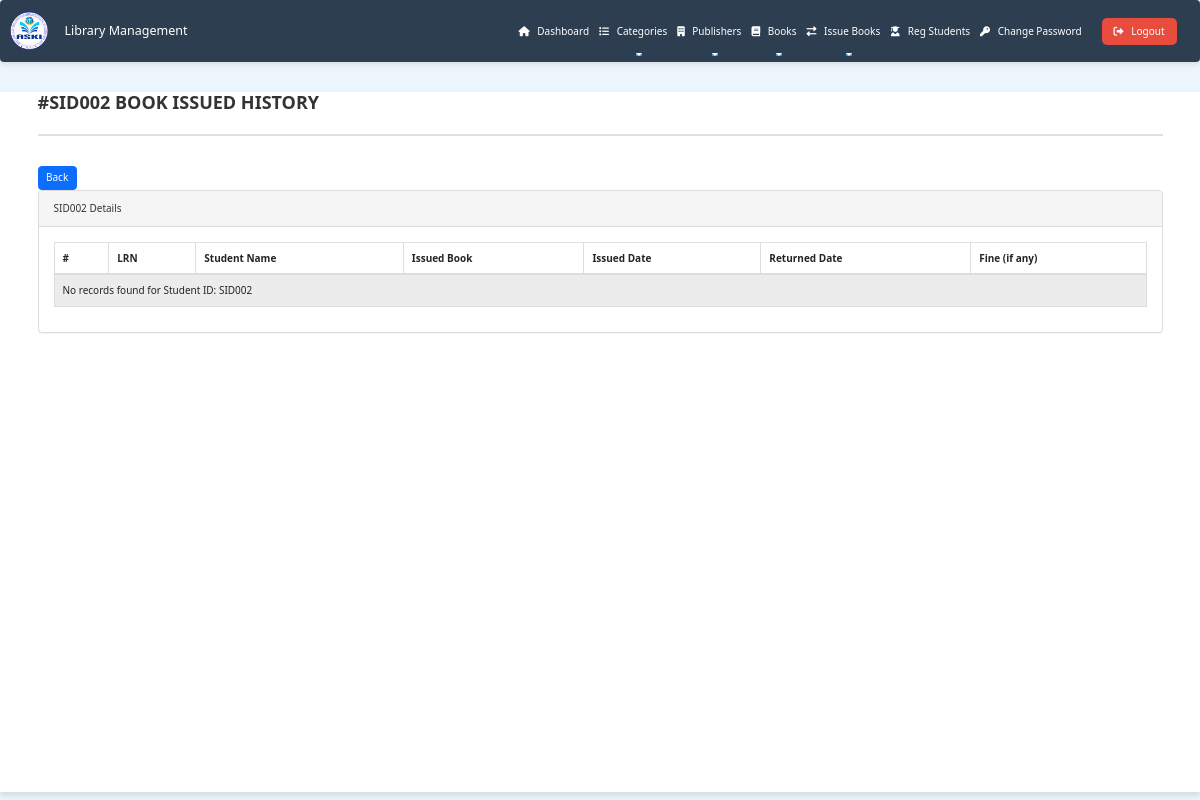
/admin/student-history.php?stdid=SID002 (signed in), run on an earlier commit of the app's database.
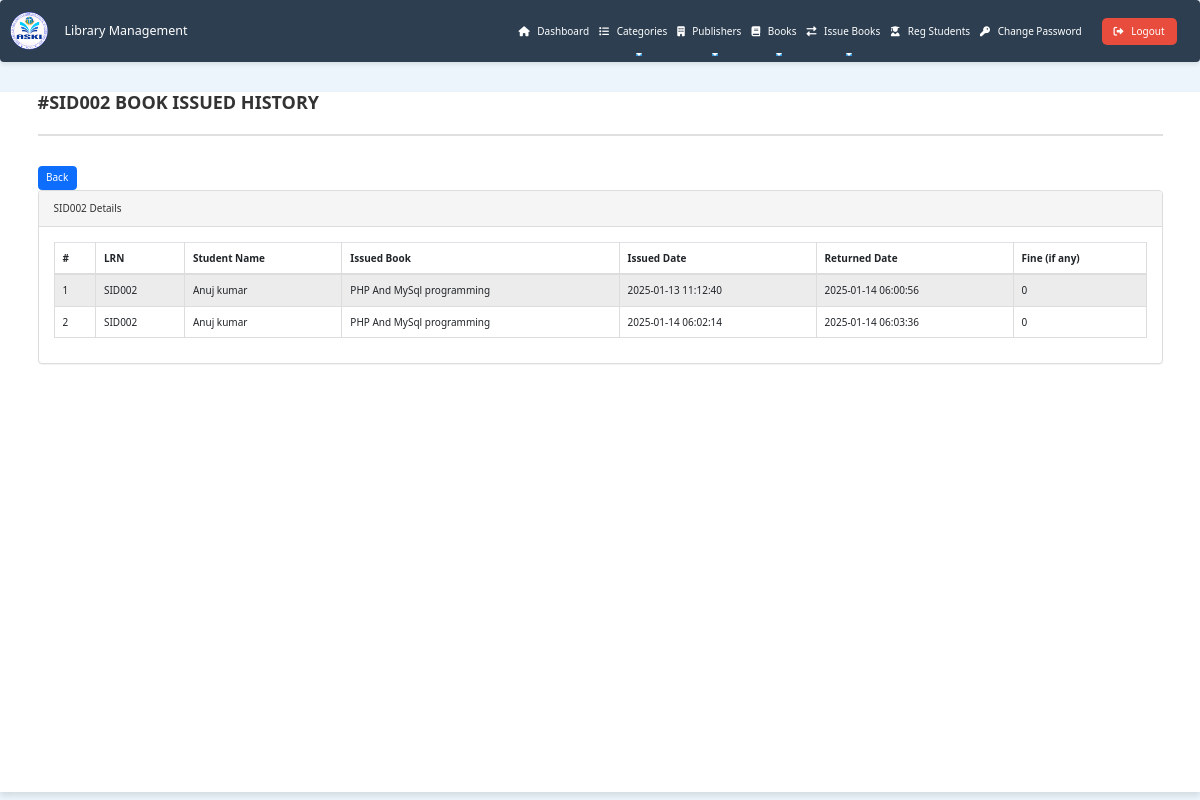
And on a later commit of the database.
### tables this page shows
CREATE TABLE `tblissuedbookdetails` (
  `id` int(11) NOT NULL,
  `BookId` int(11) DEFAULT NULL,
  `LRN` varchar(12) DEFAULT NULL,
  `IssuesDate` timestamp NULL DEFAULT current_timestamp(),
  `ReturnDate` timestamp NULL DEFAULT NULL ON UPDATE current_timestamp(),
  `ReturnStatus` tinyint(1) DEFAULT NULL,
  `fine` int(11) DEFAULT NULL,
  `remark` mediumtext NOT NULL
);

CREATE TABLE `tblstudents` (
  `id` int(11) NOT NULL,
  `LRN` varchar(100) NOT NULL,
  `Name` varchar(120) NOT NULL,
  `Address` varchar(255) DEFAULT NULL,
  `Department` varchar(100) DEFAULT NULL,
  `Grade_Level` varchar(50) DEFAULT NULL,
  `Section` varchar(50) DEFAULT NULL,
  `Strand` varchar(100) DEFAULT NULL,
  `Password` varchar(120) DEFAULT NULL,
  `Status` int(1) DEFAULT NULL,
  `RegDate` datetime DEFAULT current_timestamp(),
  `UpdationDate` datetime DEFAULT NULL ON UPDATE current_timestamp()
);

CREATE TABLE `tblbooks` (
  `id` int(11) NOT NULL,
  `BookName` varchar(255) DEFAULT NULL,
  `CatId` int(11) DEFAULT NULL,
  `PublisherID` int(11) DEFAULT NULL,
  `ISBNNumber` varchar(25) DEFAULT NULL,
  `bookImage` varchar(250) NOT NULL,
  `isIssued` int(1) DEFAULT NULL,
  `RegDate` timestamp NULL DEFAULT current_timestamp(),
  `UpdationDate` timestamp NULL DEFAULT NULL ON UPDATE current_timestamp(),
  `bookQty` int(11) DEFAULT NULL,
  `publisher` varchar(255) DEFAULT NULL,
  `copyrightDate` year(4) DEFAULT NULL,
  `edition` varchar(50) DEFAULT NULL,
  `coverType` varchar(50) DEFAULT NULL,
  `pages` int(11) DEFAULT NULL,
  `height` decimal(5,2) DEFAULT NULL COMMENT 'Height in cm',
  `shelfLocation` varchar(100) DEFAULT NULL,
  `notes` text DEFAULT NULL,
  `callNumber` varchar(100) DEFAULT NULL,
  `LRN` varchar(255) DEFAULT NULL
);

### admin/student-history.php (the view, shortened to what this page needs)
<?php
include('includes/config.php');
if (strlen($_SESSION['alogin']) == 0) {
    header('location:index.php');
    exit;
} else {
    $sid = $_GET['stdid'];
?>
<!DOCTYPE html>
<html xmlns="http://www.w3.org/1999/xhtml">
<head>
    <link href="assets/css/bootstrap.css" rel="stylesheet" />
    <link href="assets/css/font-awesome.css" rel="stylesheet" />
    <link href="assets/js/dataTables/dataTables.bootstrap.css" rel="stylesheet" />
    <link href="assets/css/style.css" rel="stylesheet" />
</head>
<body>
    <?php include('includes/header.php');?>
    <div class="content-wrapper">
        <div class="container">
            <div class="row pad-botm">
                <div class="col-md-12">
                    <h4 class="header-line">#<?php echo htmlentities($sid); ?> Book Issued History</h4>
                    <a href="javascript:history.back()" class="btn btn-primary">Back</a>
                </div>
            </div>
            <div class="row">
                <div class="col-md-12">
                    <div class="panel panel-default">
                        <div class="panel-heading">
                            <?php echo htmlentities($sid); ?> Details
                        </div>
                        <div class="panel-body">
                            <div class="table-responsive">
                                <table class="table table-striped table-bordered table-hover" id="issueHistory">
                                    <thead>
                                        <tr>
                                            <th>#</th>
                                            <th>LRN</th>
                                            <th>Student Name</th>
                                            <th>Issued Book</th>
                                            <th>Issued Date</th>
                                            <th>Returned Date</th>
                                            <th>Fine (if any)</th>
                                        </tr>
                                    </thead>
                                    <tbody>
<?php
$sql = "SELECT tblstudents.LRN, tblstudents.Name, tblbooks.BookName, tblissuedbookdetails.IssuesDate, tblissuedbookdetails.ReturnDate, tblissuedbookdetails.fine
        FROM tblissuedbookdetails
        JOIN tblstudents ON tblstudents.LRN = tblissuedbookdetails.LRN
        JOIN tblbooks ON tblbooks.id = tblissuedbookdetails.BookId
        WHERE tblstudents.LRN = :sid";
$query = $dbh->prepare($sql);
$query->bindParam(':sid', $sid, PDO::PARAM_STR);
$query->execute();
$results = $query->fetchAll(PDO::FETCH_OBJ);
$cnt = 1;
if ($query->rowCount() > 0) {
    foreach ($results as $result) {
?>
                                        <tr class="odd gradeX">
                                            <td class="center"><?php echo htmlentities($cnt); ?></td>
                                            <td class="center"><?php echo htmlentities($result->LRN); ?></td>
                                            <td class="center"><?php echo htmlentities($result->Name); ?></td>
                                            <td class="center"><?php echo htmlentities($result->BookName); ?></td>
                                            <td class="center"><?php echo htmlentities($result->IssuesDate); ?></td>
                                            <td class="center"><?php echo ($result->ReturnDate == '') ? "Not returned yet" : htmlentities($result->ReturnDate); ?></td>
                                            <td class="center"><?php echo ($result->ReturnDate == '') ? "Not returned yet" : htmlentities($result->fine); ?></td>
                                        </tr>
<?php
        $cnt++;
    }
} else {
    echo "<tr><td colspan='7' class='center'>No records found for Student ID: " . htmlentities($sid) . "</td></tr>";
}
?>
                                    </tbody>
                                </table>
                            </div>
                        </div>
                    </div>
                </div>
            </div>
        </div>
    </div>
</body>
</html>
<?php } ?>

What changed in the data, as far as the page shows it:
now on this page (row edited): tblissuedbookdetails: tblstudents.LRN "SID002", tblstudents.Name "Anuj kumar", BookId.BookName "PHP And MySql programming", IssuesDate "2025-01-13 11:12:40", ReturnDate "2025-01-14 06:00:56", fine "0"
now on this page (row edited): tblissuedbookdetails: tblstudents.LRN "SID002", tblstudents.Name "Anuj kumar", BookId.BookName "PHP And MySql programming", IssuesDate "2025-01-14 06:02:14", ReturnDate "2025-01-14 06:03:36", fine "0"
Also different on the page:
$sid: "SID002" → (not shown)
text no longer shown: "No records found for Student ID:"
